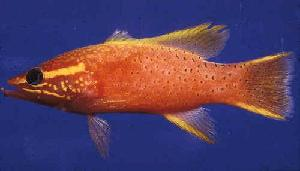
%> input picture bass/image_0001.jpg, 300 x 171 px; its folder holds only this picture in this run
$ octave --eval "BassVsBeaver;"   (GNU Octave 9; MATLAB toolbox functions it lacks are replaced by stand-ins)
%> lines starting %> are read from the running program, lines starting %| are printed output that depends on the picture
### OfflineLearning.m
function w = OfflineLearning(x, d, f, gradf, lr, stop)
[~, n] = size(x);
w = randn(n,size(d,2));
epoch = 0;
while true
v = x * w;
y = f(v);
e = y - d; % using square loss function
g = x' * (e .* gradf(v)); %
w = w - lr * g;
E = sum(e(:).^2);
if stop(E, epoch), break; end
epoch = epoch + 1;
end

### BassVsBeaver.m
function BassVsBeaver()
trainTestRatio = 0.5;
lr = 0.0005;
f = @logsig;
gradf = @(x) f(x).*(1-f(x));

[xTrain,dTrain,xTest,dTest,imgTest] = Load('bass','beaver',trainTestRatio);

[w] = OfflineLearning(xTrain, dTrain, f, gradf, lr, @Stop);

y = Predict (xTest, f, w);
% y = OutputToClass(y,max(dTest(:)));
Draw(y,dTest, imgTest);

function Draw(predicted, actual, x)
c = ["bass","beaver"];
close all;
nrows = 6;
ncols = 6;
predicted = predicted +1;
actual = actual+1;

for i = 1:nrows
	for j = 1:ncols
		k = (i-1)*ncols +j;
		subplot(nrows,ncols,k);
		%img = uint8(imresize(x,[64,64]));
		%imshow(img);
		%xlabel(c(predicted(k)));
	end
end
set(gcf, 'Position', [50,211,560,690]);
%MinGui()

figure
%confusionchart(c(actual), c(predicted));
set(gcf, 'Position', [50,0,560,136]);
%MinGui()

function [xTrain, dTrain, xTest, dTest, imgTest] = Load(folder1, folder2, trainTestRatio)
[img0, N0] = LoadFolder(folder1);
%> in LoadFolder, img_i is the input picture: size 171x300x3 uint8; mean R, G, B 86.1, 63, 96
%> in LoadFolder, `img_i = imresize(img_i, [64,64]);`:
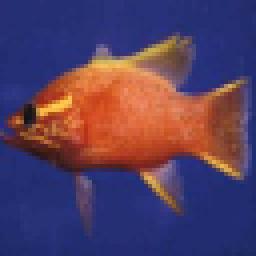
%> img_i: size 64x64x3 uint8 (shown 4 times larger); mean R, G, B 86.1, 63, 96
%> in LoadFolder, `img_i = rgb2gray(img_i)`:
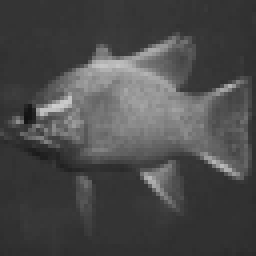
%> img_i: size 64x64 uint8 (shown 4 times larger); min 18, max 205, mean 73.7
%> img0 = 4096 values, max 205 at index 859, min 18 at index 414, mean 73.68; N0 = 1
[img1, N1] = LoadFolder(folder2);
d = [zeros(N0, 1); ones(N1, 1)];
img = [img0; img1];
%> img has the same summary as img0
N = N0 + N1;
%> N = 1
p = randperm(N);
d = d(p);
%> d = 0
X = zscore(img(p, :));
%> X = 4096 values, max 3.81 at index 859, min -1.62 at index 414, mean -1.39e-17
n = round(N * trainTestRatio);
%> n = 1
xTrain = X(1:n, :);
%> xTrain has the same summary as X
xTest = X(n+1:end,:);
%> xTest = []
dTrain = d(1:n);
%> dTrain = 0
dTest = d(n+1:end);
%> dTest = []
imgTest = img(p(n+1:end),:);
%> imgTest = []
%> in BassVsBeaver, `[xTrain,dTrain,xTest,dTest,imgTest] = Load('bass','beaver',trainTestRa..`: xTrain has the same summary as X in Load; dTrain = 0; xTest = []
%> after the loop in OfflineLearning, `while true`: epoch = 10001; w = 4096 values, max 3.29 at index 3259, min -3.76 at index 1167, mean -0.000924

function [img, N] = LoadFolder(folder)
files = dir([folder '/*.jpg']);
N = length(files);
img = [];
for i = 1:N
	fprintf('loading %s\n', files(i).name);
	img_i = imread ([folder '/', files(i).name]);
	img_i = imresize(img_i, [64,64]);
	if size(img_i,3) == 3, img_i = rgb2gray(img_i); end
	img(i,:) = double(img_i(:))';
end

function z =Stop(E,epoch)
if epoch>10000, z=true; return; end
if length(E) <10, z=false; return; end

if E(end-9) <E(end) ||...
	E(end-9)-E(end) <le-3
	z=true;
	return
end

z=false;

function y = Predict (x,f,w)
%> called with x = []
y = zeros(size(x,1),size(w,2));
for i = 1:size(x,1)
	y(1,:) = f((x(1,:) + w));
end
%> in BassVsBeaver, `y = Predict (xTest, f, w);`: y = []

$ run again, on bass/image_0005.jpg
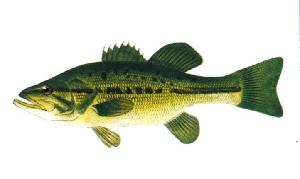
%> input picture bass/image_0005.jpg, 300 x 179 px
%> in LoadFolder, img_i is the input picture: size 179x300x3 uint8; mean R, G, B 211.3, 214.5, 200.2
%> in LoadFolder, `img_i = imresize(img_i, [64,64]);`:
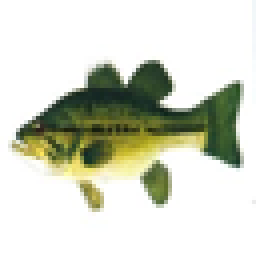
%> img_i: size 64x64x3 uint8 (shown 4 times larger); mean R, G, B 211.3, 214.5, 200.1
%> in LoadFolder, `img_i = rgb2gray(img_i)`:
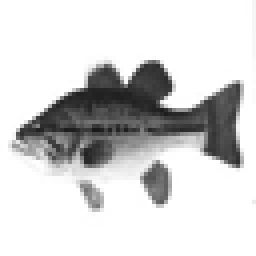
%> img_i: size 64x64 uint8 (shown 4 times larger); min 25, max 255, mean 211.9
%> img0 = 4096 values, max 255 at index 1, min 25 at index 1505, mean 211.9; N0 = 1
%> img has the same summary as img0
%> d = 0
%> X = 4096 values, max 0.583 at index 1, min -2.53 at index 1505, mean -2.78e-17
%> in Load, `n = round(N * trainTestRatio);`: n = 1
%> in Load, `xTrain = X(1:n, :);`: xTrain has the same summary as X
%> in Load, `xTest = X(n+1:end,:);`: xTest = []
%> in Load, `dTrain = d(1:n);`: dTrain = 0
%> in Load, `dTest = d(n+1:end);`: dTest = []
%> in BassVsBeaver, `[xTrain,dTrain,xTest,dTest,imgTest] = Load('bass','beaver',trainTestRa..`: xTrain has the same summary as X in Load; dTrain = 0; xTest = []
%> after the loop in OfflineLearning, `while true`: epoch = 10001; w = 4096 values, max 3.29 at index 3259, min -3.76 at index 1167, mean -0.000924
%> in BassVsBeaver, `y = Predict (xTest, f, w);`: y = []

$ run again, on bass/image_0006.jpg
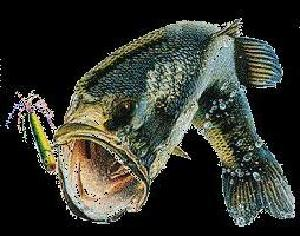
%> input picture bass/image_0006.jpg, 300 x 236 px
%> in LoadFolder, img_i is the input picture: size 236x300x3 uint8; mean R, G, B 51.8, 54, 46.6
%> in LoadFolder, `img_i = imresize(img_i, [64,64]);`:
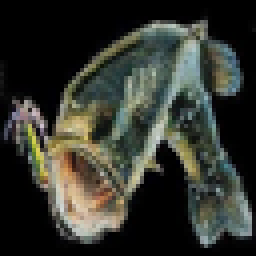
%> img_i: size 64x64x3 uint8 (shown 4 times larger); mean R, G, B 51.9, 54, 46.6
%> in LoadFolder, `img_i = rgb2gray(img_i)`:
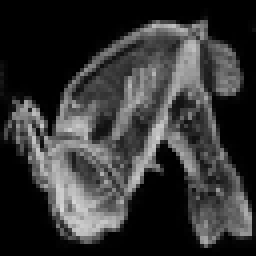
%> img_i: size 64x64 uint8 (shown 4 times larger); min 0, max 215, mean 52.5
%> img0 = 4096 values, max 215 at index 1013, min 0 at index 1, mean 52.53; N0 = 1
%> img has the same summary as img0
%> d = 0
%> X = 4096 values, max 2.74 at index 1013, min -0.887 at index 1, mean -6.94e-18
%> in Load, `n = round(N * trainTestRatio);`: n = 1
%> in Load, `xTrain = X(1:n, :);`: xTrain has the same summary as X
%> in Load, `xTest = X(n+1:end,:);`: xTest = []
%> in Load, `dTrain = d(1:n);`: dTrain = 0
%> in Load, `dTest = d(n+1:end);`: dTest = []
%> in BassVsBeaver, `[xTrain,dTrain,xTest,dTest,imgTest] = Load('bass','beaver',trainTestRa..`: xTrain has the same summary as X in Load; dTrain = 0; xTest = []
%> after the loop in OfflineLearning, `while true`: epoch = 10001; w = 4096 values, max 3.29 at index 3259, min -3.76 at index 1167, mean -0.000924
%> in BassVsBeaver, `y = Predict (xTest, f, w);`: y = []

$ run again, on bass/image_0007.jpg
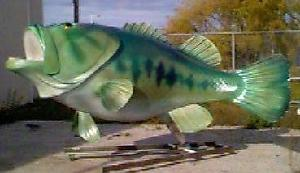
%> input picture bass/image_0007.jpg, 300 x 173 px
%> in LoadFolder, img_i is the input picture: size 173x300x3 uint8; mean R, G, B 106, 109.3, 90.2
%> in LoadFolder, `img_i = imresize(img_i, [64,64]);`:
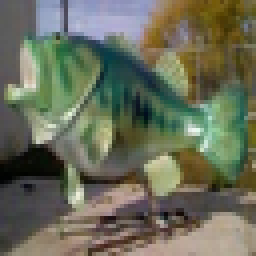
%> img_i: size 64x64x3 uint8 (shown 4 times larger); mean R, G, B 106, 109.3, 90.2
%> in LoadFolder, `img_i = rgb2gray(img_i)`:
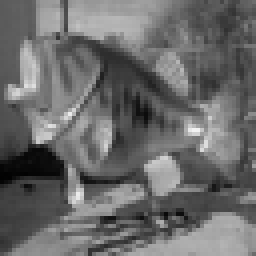
%> img_i: size 64x64 uint8 (shown 4 times larger); min 2, max 242, mean 106.1
%> img0 = 4096 values, max 242 at index 3105, min 2 at index 45, mean 106.1; N0 = 1
%> img has the same summary as img0
%> d = 0
%> X = 4096 values, max 3.2 at index 3105, min -2.45 at index 45, mean 1.21e-17
%> in Load, `n = round(N * trainTestRatio);`: n = 1
%> in Load, `xTrain = X(1:n, :);`: xTrain has the same summary as X
%> in Load, `xTest = X(n+1:end,:);`: xTest = []
%> in Load, `dTrain = d(1:n);`: dTrain = 0
%> in Load, `dTest = d(n+1:end);`: dTest = []
%> in BassVsBeaver, `[xTrain,dTrain,xTest,dTest,imgTest] = Load('bass','beaver',trainTestRa..`: xTrain has the same summary as X in Load; dTrain = 0; xTest = []
%> after the loop in OfflineLearning, `while true`: epoch = 10001; w = 4096 values, max 3.29 at index 3259, min -3.76 at index 1167, mean -0.000924
%> in BassVsBeaver, `y = Predict (xTest, f, w);`: y = []
